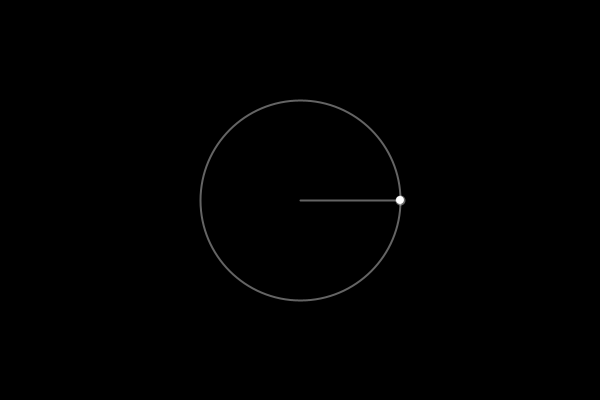
Frame 1 (no input)
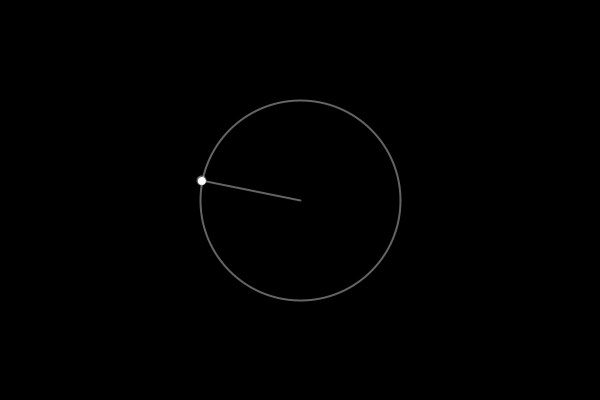
Frame 60 (the mouse pressed at the canvas centre just before this capture)
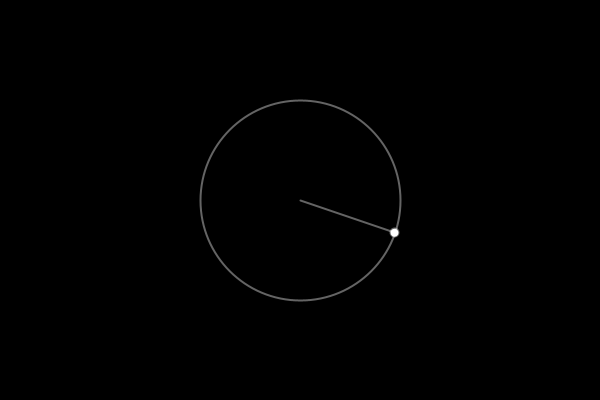
Frame 120 (the mouse held since frame 60 and released just before this capture)

The Processing sketch that drew these frames (run headless with seeded random() and noise(); from frame 60 on, the mouse is pressed at the canvas centre):

// Processing sketch: fourier_series_1a
// ── fourier_series_1a.pde
// time to increment for each draw loop
float time = 0;
float radius = 100;

void setup() {
  size(600, 400);
}

void draw() {
  background(0);
  translate(width/2, height/2);

  float x = radius * cos(time);
  float y = radius * sin(time);


  stroke(255, 100);
  strokeWeight(2);
  noFill();
  ellipse(0, 0, radius * 2, radius * 2);

  stroke(255, 100);
  strokeWeight(2);
  fill(255);
  line(0, 0, x, y);
  ellipse(x, y, 8, 8);

  time -= 0.05;
}
